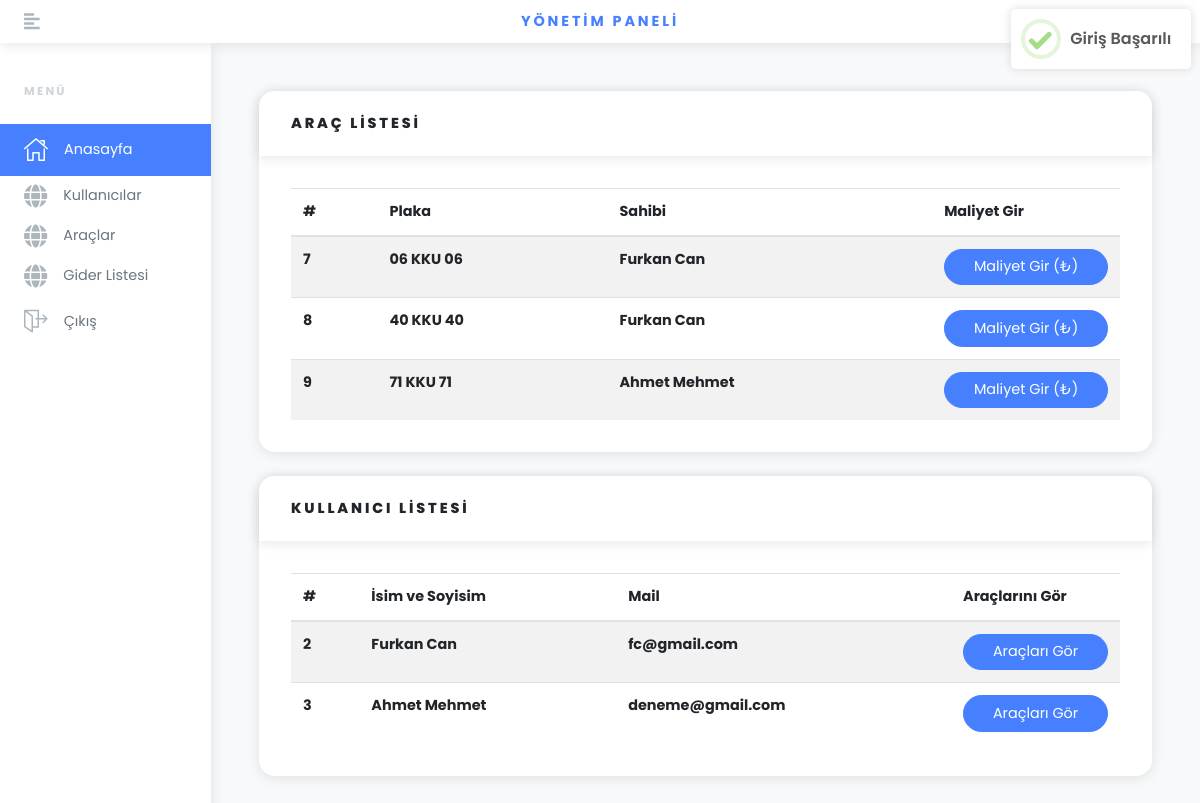
The page /dosyalar/panel/index.php?durum=giris (signed in) on the database its author committed.
### tables this page shows
CREATE TABLE IF NOT EXISTS `araclar` (
  `arac_id` int(11) NOT NULL AUTO_INCREMENT,
  `plaka` text NOT NULL,
  `kul_id` text NOT NULL,
  PRIMARY KEY (`arac_id`)
);

CREATE TABLE IF NOT EXISTS `kullanicilar` (
  `kul_id` int(11) NOT NULL AUTO_INCREMENT,
  `kul_sifre` text NOT NULL,
  `ad` text NOT NULL,
  `mail` text NOT NULL,
  PRIMARY KEY (`kul_id`)
);

### dosyalar/panel/index.php (the view, shortened to what this page needs)
<?php
 include 'inc/header.php';
?>
<div class="page-holder w-100 d-flex flex-wrap">
  <div class="container-fluid px-xl-5">
    <section class="py-5">
      <div class="row">
        <div class="col-lg-12 mb-4">
          <div class="card">
            <div class="card-header">
              <h6 class="text-uppercase mb-0">ARAÇ LİSTESİ</h6>
            </div>
            <div class="card-body">
              <table class="table table-striped table-hover card-text">
                <thead>
                  <tr>
                    <th>#</th>
                    <th>Plaka</th>
                    <th>Sahibi</th>
                    <th style="width: 50px;">Maliyet Gir</th>
                  </tr>
                </thead>
                <tbody>
                  <?php
                  $veriCek=$conn->prepare("SELECT * FROM araclar,kullanicilar
                    WHERE araclar.kul_id=kullanicilar.kul_id
                    ");
                  $veriCek->execute();
                  while ($row=$veriCek->fetch(PDO::FETCH_ASSOC)) {  ?>
                    <tr>
                      <th scope="row"><?php echo $row['arac_id']; ?></th>
                      <th scope="row"><?php echo $row['plaka']; ?></th>
                      <th scope="row"><?php echo $row['ad']; ?></th>
                      <th> <a href="maliyet_gir.php?id=<?php echo $row['arac_id']; ?>" class="btn btn-primary">Maliyet Gir (₺)</a> </th>
                    </tr>
                  <?php } ?>
                </tbody>
              </table>
            </div>
          </div>
        </div>
<div class="col-lg-12" >
          <div class="card">
            <div class="card-header">
              <h6 class="text-uppercase mb-0">Kullanıcı LİSTESİ</h6>
            </div>
            <div class="card-body">
              <table class="table table-striped table-hover card-text">
                <thead>
                  <tr>
                    <th>#</th>
                    <th>İsim ve Soyisim</th>
                    <th>Mail</th>
                    <th style="width: 50px;">Araçlarını Gör</th>
                  </tr>
                </thead>
                <tbody>
                  <?php
                  $veriCek=$conn->prepare("SELECT * FROM kullanicilar
                    ");
                  $veriCek->execute();
                  while ($row=$veriCek->fetch(PDO::FETCH_ASSOC)) {  ?>
                    <tr>
                      <th scope="row"><?php echo $row['kul_id']; ?></th>
                      <th scope="row"><?php echo $row['ad']; ?></th>
                      <th scope="row"><?php echo $row['mail']; ?></th>
                      <th> <a href="araclari_gor.php?id=<?php echo $row['kul_id']; ?>" class="btn btn-primary">Araçları Gör</a> </th>
                    </tr>
                  <?php } ?>
                </tbody>
              </table>
            </div>
          </div>
</div>
      </div>
    </section>
  </div>
  <?php include 'inc/footer.php'; ?>

### rows shown on the page
araclar: arac_id "7", plaka "06 KKU 06", kul.ad "Furkan Can"
araclar: arac_id "8", plaka "40 KKU 40", kul.ad "Furkan Can"
araclar: arac_id "9", plaka "71 KKU 71", kul.ad "Ahmet Mehmet"
kullanicilar: kul_id "2", ad "Furkan Can", mail "fc@gmail.com"
kullanicilar: kul_id "3", ad "Ahmet Mehmet", mail "deneme@gmail.com"
